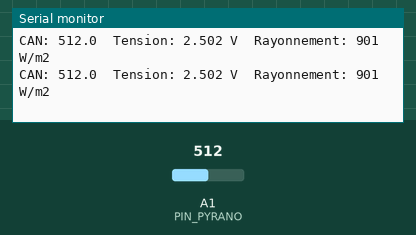
Bench run of a sketch on a simulated Arduino Uno, built with avr-gcc and run on an emulated ATmega328P. Parts: the last lines printed to the serial monitor. The test bench sets the inputs (shaded band); at power-on: A1 (PIN_PYRANO) = 512.

Above: at 4.2 s.
4.3 s: A1 (PIN_PYRANO) set to 992
At 5.8 s:
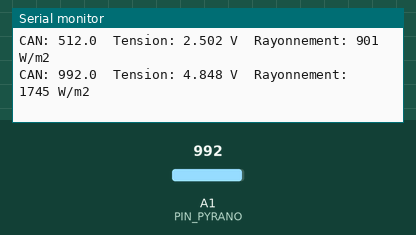
7.3 s: A1 (PIN_PYRANO) set to 1011
At 8.1 s:
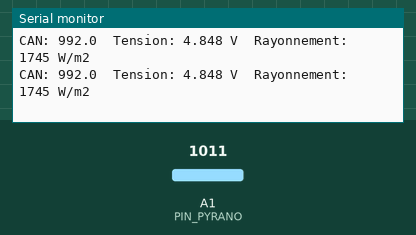
Timing chart, 0 to 9.8 s (numbered marks = the images above; inputs shaded):
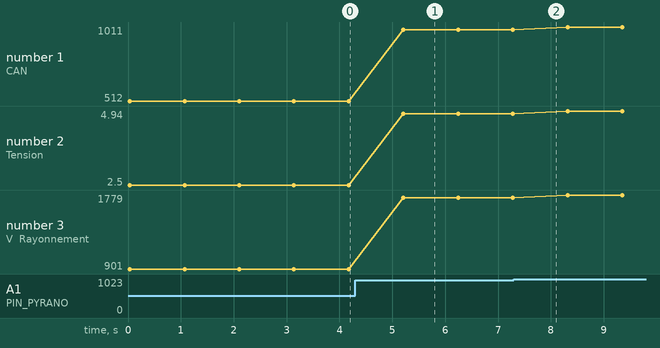

Measured:
- after the input at 4.3 s, the serial monitor: prints a new line after 0.91 s (image 1)
- plotted number 1: 512 → 992 after the input at 4.3 s, 992 → 1011 after the input at 7.3 s
- plotted number 2: 2.5 → 4.85 after the input at 4.3 s, 4.85 → 4.94 after the input at 7.3 s
- plotted number 3: 901 → 1745 after the input at 4.3 s, 1745 → 1779 after the input at 7.3 s

The sketch:

Pyranometre_rayonnement_solaire.ino
```cpp
// =====================================================================
//  PYRANOMÈTRE : rayonnement solaire (W/m²)
//  Capteur : sortie analogique en TENSION, proportionnelle au rayonnement
//  Branchement : VCC -> 5 V, GND -> GND, signal -> A1
// =====================================================================

// ---------------------------- RÉGLAGES -------------------------------
const byte PIN_PYRANO = A1;                  // Entrée analogique du pyranomètre

// Tension de référence du convertisseur analogique-numérique (en volts).
// 5.0 sur l'Arduino Uno alimenté en 5 V, 3.3 sur la station alimentée en 3,3 V.
const float V_REF = 5.0;

// Sensibilité du capteur : volts de sortie par W/m² reçu.
// ATTENTION : valeur d'EXEMPLE (sortie 0-5 V pour 0-1800 W/m² => 5/1800).
// À REMPLACER par la valeur de la fiche technique de TON pyranomètre.
const float SENSIBILITE_V_PAR_WM2 = 5.0 / 1800.0;

// Tension de sortie dans le noir complet (décalage / offset), en volts.
// Souvent 0 V. Pour le mesurer : couvre le capteur et lis la tension affichée.
const float V_OFFSET = 0.0;
// ---------------------------------------------------------------------

void setup() {
  Serial.begin(9600);
  Serial.println("Pyranometre pret.");
}

void loop() {
  // Moyenne de 16 lectures pour réduire le bruit
  long somme = 0;
  for (int i = 0; i < 16; i++) {
    somme += analogRead(PIN_PYRANO);
    delay(2);
  }
  float lectureMoyenne = somme / 16.0;

  // Conversion de la valeur du CAN (0-1023) en tension (volts)
  float tension = lectureMoyenne * V_REF / 1023.0;

  // Conversion de la tension en rayonnement (W/m²)
  float rayonnement = (tension - V_OFFSET) / SENSIBILITE_V_PAR_WM2;

  // Le rayonnement ne peut pas être négatif : on corrige les petites dérives
  if (rayonnement < 0) rayonnement = 0;

  Serial.print("CAN: ");
  Serial.print(lectureMoyenne, 1);
  Serial.print("  Tension: ");
  Serial.print(tension, 3);
  Serial.print(" V  Rayonnement: ");
  Serial.print(rayonnement, 0);
  Serial.println(" W/m2");

  delay(1000);
}
```
